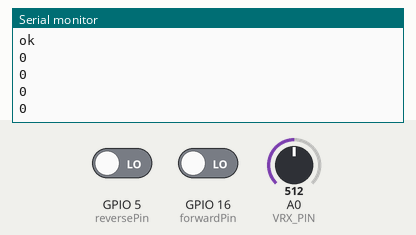
A sketch run on a simulated ESP8266 (NodeMCU). On the bench: the last lines printed to the serial monitor. Inputs (shaded band) come from the test bench; at power-on: GPIO 5 (reversePin) LOW, GPIO 16 (forwardPin) LOW, A0 (VRX_PIN) = 512. WiFi joins after 1.5 s; servers stay silent unless stated.

Above: at 2.7 s.
2.8 s: GPIO 5 (reversePin) driven HIGH
At 3.21 s:
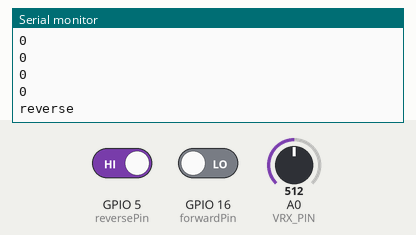
4.8 s: GPIO 16 (forwardPin) driven HIGH
At 4.94 s:
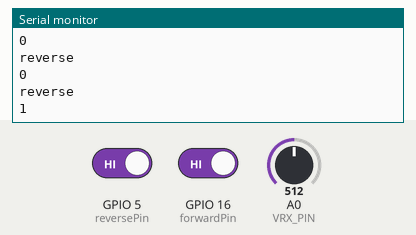
6.3 s: GPIO 5 (reversePin) driven LOW
At 6.51 s:
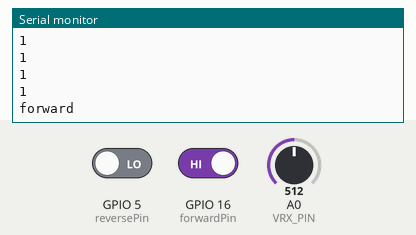

Measured:
- after the input at 2.8 s, the serial monitor: prints a new line after 0.20 s (image 1)
- after the input at 4.8 s, the serial monitor: prints a new line at once (image 2)
- after the input at 6.3 s, the serial monitor: prints a new line at once (image 3)

The sketch:

Controller-For-Robot.ino
```cpp
#include <Arduino.h>
#include <ESP8266WiFi.h>
#include <Firebase_ESP_Client.h>

//Provide the token generation process info.
#include "addons/TokenHelper.h"
//Provide the RTDB payload printing info and other helper functions.
#include "addons/RTDBHelper.h"

// Insert your network credentials
#define WIFI_SSID "ABB_Gym_IOT"
#define WIFI_PASSWORD "Welcome2abb"

#define forwardPin 16
#define reversePin 5
#define VRX_PIN  A0 // Arduino pin connected to VRX pin
int forwardButtonState = 0;
int reverseButtonState = 0;
int xValue = 0; // To store value of the X axis

// Insert Firebase project API Key
#define API_KEY "AIzaSyBE1C15MxYr7Xcg3gpfnMeiNcpsJnGGmxQ"

// Insert RTDB URLefine the RTDB URL */
#define DATABASE_URL "https://robotic-car-g29-default-rtdb.europe-west1.firebasedatabase.app"

//Define Firebase Data object
FirebaseData fbdo;

FirebaseAuth auth;
FirebaseConfig config;

bool signupOK = false;

void setup() {
  Serial.begin(9600);
  WiFi.begin(WIFI_SSID, WIFI_PASSWORD);
  Serial.print("Connecting to Wi-Fi");
  while (WiFi.status() != WL_CONNECTED) {
    Serial.print(".");
    delay(300);
  }
  Serial.println();
  Serial.print("Connected with IP: ");
  Serial.println(WiFi.localIP());
  Serial.println();

  /* Assign the api key (required) */
  config.api_key = API_KEY;

  /* Assign the RTDB URL (required) */
  config.database_url = DATABASE_URL;

  /* Sign up */
  if (Firebase.signUp(&config, &auth, "", "")) {
    Serial.println("ok");
    signupOK = true;
  } else {
    Serial.printf("%s\n", config.signer.signupError.message.c_str());
  }

  /* Assign the callback function for the long running token generation task */
  config.token_status_callback = tokenStatusCallback;  //see addons/TokenHelper.h

  Firebase.begin(&config, &auth);
  Firebase.reconnectWiFi(true);

  pinMode(forwardPin, INPUT);
  pinMode(reversePin, INPUT);
}

void loop() {
  forwardButtonState = digitalRead(forwardPin);
  Serial.println(forwardButtonState);
  reverseButtonState = digitalRead(reversePin);
  xValue = analogRead(VRX_PIN);
  float xValToDeg = (xValue * 140 / 1023) + 15;


  if(forwardButtonState == 1 && reverseButtonState == 0){
    Serial.println("forward");
    Firebase.RTDB.setInt(&fbdo, "/motorDir/MotorDir", 1);
  }
  if(reverseButtonState == 1 && forwardButtonState == 0){
    Serial.println("reverse");
    Firebase.RTDB.setInt(&fbdo, "/motorDir/MotorDir", 0);
  }
  if(forwardButtonState != 1 && reverseButtonState != 1){
    Firebase.RTDB.setInt(&fbdo, "/motorDir/MotorDir", 2);
  }
  Firebase.RTDB.setInt(&fbdo, "/servoAngle/servoAngle", xValToDeg);
}
```
